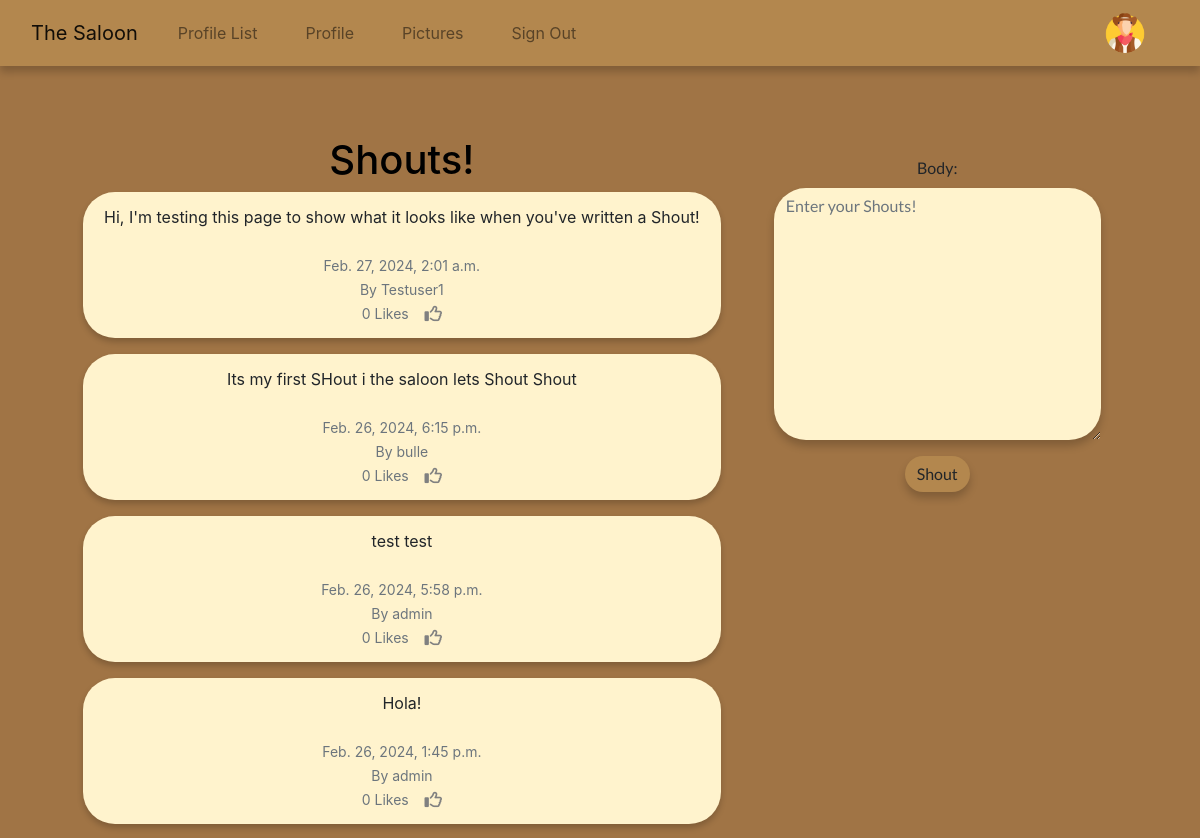
/home/ (signed in, upper part), run on an earlier commit of the app's database.
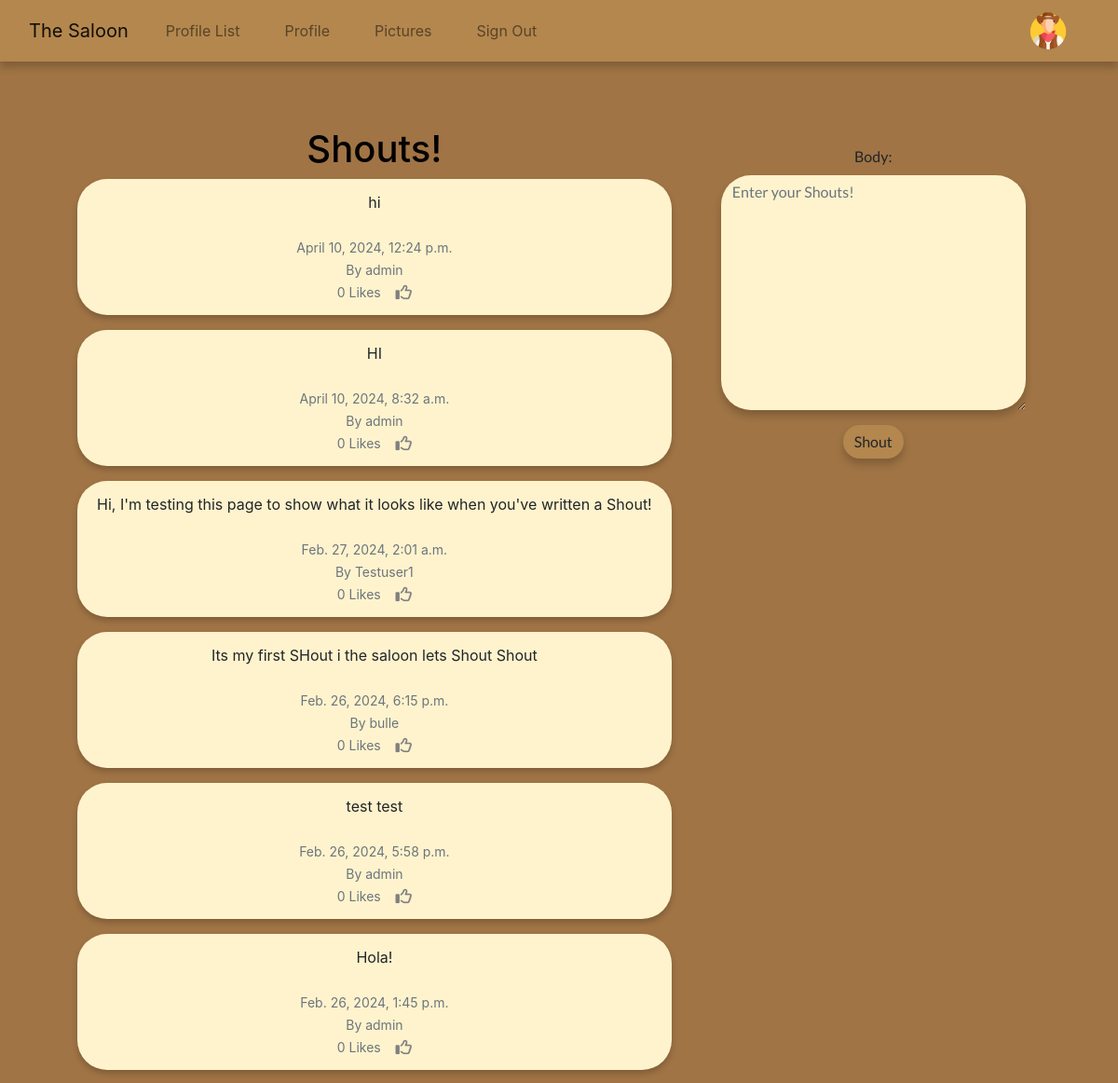
And on a later commit of the database.
### the_saloon/models.py (models this page shows, shortened)
class Shout(models.Model):
    user = models.ForeignKey(
        User, related_name="shouts",
        on_delete=models.DO_NOTHING
    )
    body = models.CharField(max_length=200)
    created_at = models.DateTimeField(auto_now_add=True)
    likes = models.ManyToManyField(User, related_name="shout_like", blank=True)
    def number_of_likes(self):
        return self.likes.count()

### the_saloon/views.py (the view, shortened to what this page needs)
# urls.py: path('home/', login_required(views.home), name='home'),
def home(request):
    if request.user.is_authenticated:
        form = ShoutForm(request.POST or None)
        shouts = Shout.objects.all().order_by("-created_at")
        return render(request, 'home.html', {"shouts": shouts, "form": form})
    else:
        shouts = Shout.objects.all().order_by("-created_at")
        return render(request, 'home.html', {"shouts": shouts})

### the_saloon/forms.py
class ShoutForm(forms.ModelForm):
    class Meta:
        model = Shout
        fields = ['body']
        widgets = {
            'body': forms.Textarea(attrs={'placeholder': 'Enter your Shouts!',
                                          'class': 'form-control'})
        }

### the_saloon/templates/home.html (shortened to what this page needs)
{% extends 'base.html' %}
{% block content %}
<div class="container">
    <div class="container text-center">
    <div class="row">
        <div class="col-md-8">
            <h1 class="home">Shouts!</h1>
            {% for shout in shouts %}
            <div class="alert" role="alert">
                {{ shout.body }}<br/><br/>
                <small class="text-muted">
                    {{ shout.created_at }}
                    <br/>
                    By {{ shout.user.username }}
                    <br/>
                    {{ shout.number_of_likes }} Likes
                    &nbsp;&nbsp;
                    {% if user in shout.likes.all %}
                    <a href="{% url 'shout_like' shout.id %}">
                    <i class="fa-lg fa-regular fa-thumbs-down" style="color:grey"></i></a>
                    {% else %}
                    <a href="{% url 'shout_like' shout.id %}">
                    </a>
                    {% endif %}
                </small>
            </div>
            {% endfor %}
        </div>
        <div class="home col-md-4">
            {% if form %}
            <form method=POST style="font-family: Lato, serif;">
                {{ form.as_p }}
                <button type="submit" class="btn btn-warning">Shout</button>
            </form>
            {% endif %}
        </div>
    </div>
    </div>
</div>
{% endblock %}

What changed in the data, as far as the page shows it:
added Shout: body "hi", created_at "April 10, 2024, 12:24 p.m.", user.username "admin", number_of_likes "0"
added Shout: body "HI", created_at "April 10, 2024, 8:32 a.m.", user.username "admin", number_of_likes "0"
